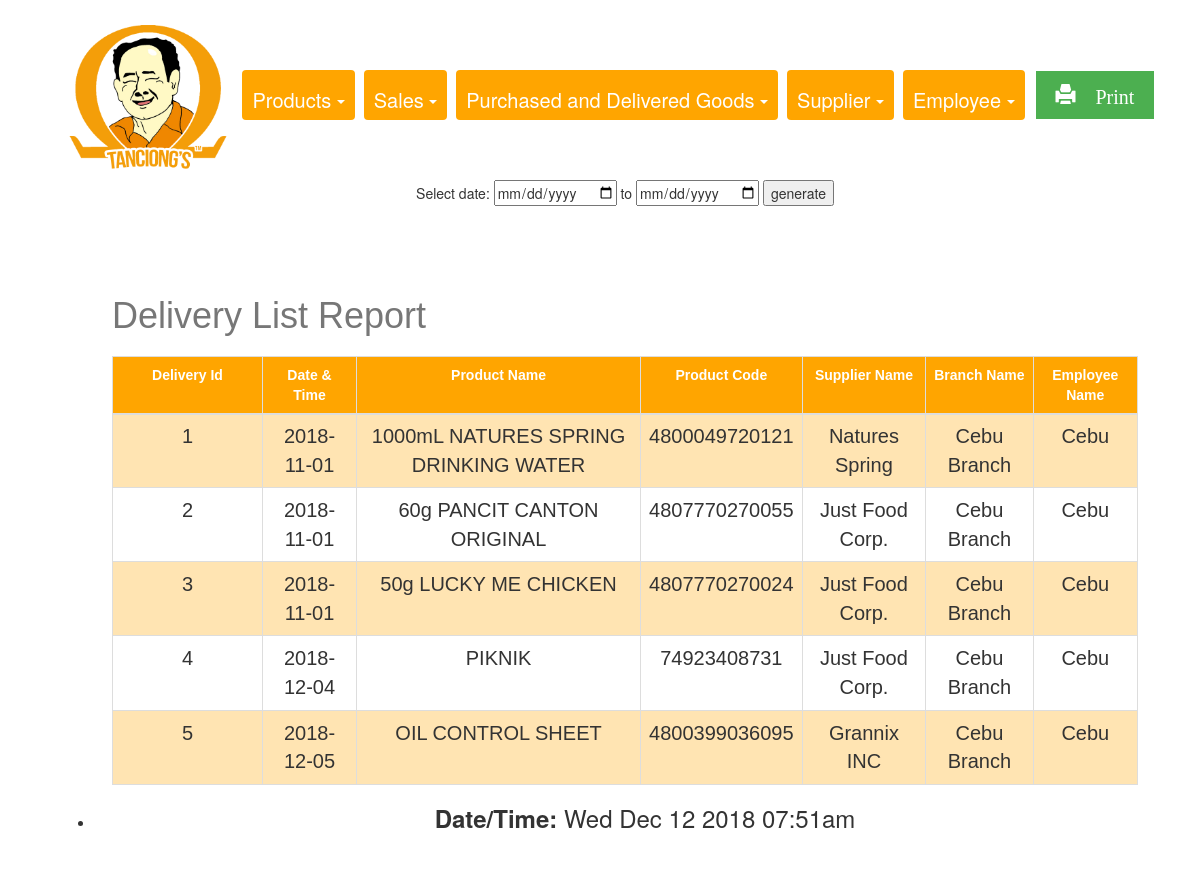
Screenshot of /REPORTS/deliveryReport.php with the database file from the repository.
### tables this page shows
CREATE TABLE `delivery` (
  `delivery_id` int(11) NOT NULL,
  `dateDelivered` date DEFAULT NULL,
  `product_id` int(11) DEFAULT NULL,
  `product_code` bigint(20) DEFAULT NULL,
  `product_name` varchar(255) DEFAULT NULL,
  `delivery_quantity` int(11) DEFAULT NULL,
  `supplier_id` int(11) DEFAULT NULL,
  `expiry_date` date DEFAULT NULL,
  `employee_id` int(11) DEFAULT NULL
);

CREATE TABLE `product` (
  `product_id` int(11) NOT NULL,
  `product_code` bigint(20) DEFAULT NULL,
  `product_name` varchar(255) DEFAULT NULL,
  `product_type` tinyint(1) DEFAULT NULL,
  `standard_cost` float(255,2) DEFAULT NULL,
  `markup` float(255,2) DEFAULT NULL,
  `list_price` float(255,2) AS (standard_cost + markup) VIRTUAL,
  `stock_id` int(11) DEFAULT NULL,
  `restockCount` int(11) DEFAULT NULL,
  `category_id` int(11) DEFAULT NULL,
  `branch_id` int(11) DEFAULT NULL,
  `deleteStatus` tinyint(4) DEFAULT NULL
);

CREATE TABLE `supplier` (
  `supplier_id` int(11) NOT NULL,
  `supplier_name` varchar(255) DEFAULT NULL,
  `supplier_address` varchar(255) DEFAULT NULL,
  `supplier_email` varchar(255) DEFAULT NULL,
  `supplier_contactnumber` varchar(255) DEFAULT NULL,
  `supplier_contactperson` varchar(255) DEFAULT NULL,
  `deleteStatus` tinyint(4) DEFAULT NULL
);

CREATE TABLE `branch` (
  `branch_id` int(11) NOT NULL,
  `branch_name` varchar(50) DEFAULT NULL
);

CREATE TABLE `employee` (
  `employee_id` int(11) NOT NULL,
  `employee_firstname` varchar(255) DEFAULT NULL,
  `employee_lastname` varchar(255) DEFAULT NULL,
  `employee_username` varchar(255) DEFAULT NULL,
  `employee_password` varchar(255) DEFAULT NULL,
  `employee_email` varchar(255) DEFAULT NULL,
  `employee_contactnumber` varchar(15) DEFAULT NULL,
  `employee_tinNumber` varchar(255) DEFAULT NULL,
  `employee_philHealth` varchar(255) DEFAULT NULL,
  `employee_sssNumber` varchar(255) DEFAULT NULL,
  `employee_address` varchar(255) DEFAULT NULL,
  `branch_id` int(11) DEFAULT NULL,
  `role_id` tinyint(4) DEFAULT NULL,
  `deleteStatus` tinyint(4) DEFAULT NULL
);

### REPORTS/deliveryReport.php (the view, shortened to what this page needs)
<!DOCTYPE html>
<html>
<head>
  <link rel="stylesheet" href="https://maxcdn.bootstrapcdn.com/bootstrap/3.3.7/css/bootstrap.min.css">
  <link rel="stylesheet" type="text/css" href="report.css">
</head>
<body>
<center>
<div class="container-fluid1">
<div class= "choices">
<img class="img1" src="pic.png">
<div class="btn-group">
  <a class="btn dropdown-toggle" data-toggle="dropdown">
   Products
    <span class="caret"></span>
  </a>
</div>
<div class="btn-group">
  <a class="btn dropdown-toggle" data-toggle="dropdown">
    Sales
    <span class="caret"></span>
  </a>
</div>
<div class="btn-group">
  <a class="btn dropdown-toggle" data-toggle="dropdown">
   Purchased and Delivered Goods
    <span class="caret"></span>
  </a>
</div>
<div class="btn-group">
  <a class="btn dropdown-toggle" data-toggle="dropdown">
   Supplier
    <span class="caret"></span>
  </a>
</div>
<div class="btn-group">
  <a class="btn dropdown-toggle" data-toggle="dropdown">
   Employee
    <span class="caret"></span>
  </a>
</div>
<div class="btn-group">
  <a class="button" href="deliveryPrint.php"  target="_blank"><span class="glyphicon glyphicon-print"> Print</span>
  </a>
</div>
</div>
<div class="container">
<form action  = 'deliveryReport.php' method="GET">
          Select date: <input type="date" name="startdate"
                        value="<?php if(isset($_GET['startdate'])) echo $_GET['startdate']; ?>"> to
            <input type="date" name="enddate"
                value="<?php if(isset($_GET['enddate'])) echo $_GET['enddate']; ?>">
            <input type="submit" value="generate" name="generate" >
            <div>
        </form>
<center><table class='table'>
                                <caption>
                                <h1>Delivery List Report</h1>
                                </caption>
                                    <tr style='width: 100px;'>
                                        <th style='width: 150px;'>Delivery Id</th>
                                        <th>Date & Time</th>
                                       <th>Product Name</th>
                                        <th>Product Code</th>
                                        <th>Supplier Name</th>
                                       <th>Branch Name</th>
                                      <th>Employee Name</th>
</tr>
<tbody>
                <tr>
<?php
                    require_once 'connection.php'; ?>
                    <br><br><br>
                    <?php
                    if(isset($_GET['startdate']) && isset($_GET['enddate'])){
                    $sql = mysqli_query($conn,  "SELECT  delivery.delivery_id, delivery.dateDelivered, product.product_id, product.product_name, product.product_code, delivery.delivery_quantity, supplier.supplier_id, supplier.supplier_name,employee.employee_id, employee.employee_firstname, delivery.expiry_date, branch.branch_id, branch.branch_name
                    FROM delivery, product, supplier, branch, employee
                    WHERE delivery.supplier_id =supplier.supplier_id AND
                    employee.branch_id= branch.branch_id AND
                    delivery.employee_id= employee.employee_id
                    AND delivery.product_id= product.product_id
                    AND delivery.dateDelivered >= '$_GET[startdate]'
            AND delivery.dateDelivered <= '$_GET[enddate]'
                    ORDER BY delivery_id ASC");
                     }else {
                       $sql = mysqli_query($conn,  "SELECT  delivery.delivery_id, delivery.dateDelivered, product.product_id, product.product_name, product.product_code, delivery.delivery_quantity, supplier.supplier_id, supplier.supplier_name,employee.employee_id, employee.employee_firstname, delivery.expiry_date, branch.branch_id, branch.branch_name
                    FROM delivery, product, supplier, branch, employee
                    WHERE delivery.supplier_id =supplier.supplier_id AND
                    employee.branch_id= branch.branch_id AND
                    delivery.employee_id= employee.employee_id
                    AND delivery.product_id= product.product_id
                    ORDER BY delivery_id ASC");
}
                        while($row= mysqli_fetch_assoc($sql)){
                                    echo "<tr>";
                                        echo "<td> ", "<center>". $row['delivery_id'] . "</center>", "</td>";
                                        echo "<td> ","<center>". $row['dateDelivered'] . "</center>","</td>";
                                        echo "<td> ", "<center>". $row['product_name'] . "</center>","</td>";
                                        echo "<td>", "<center>". $row['product_code'] ."</center>", "</td>";
                                        echo "<td> ", "<center>". $row['supplier_name'] . "</center>", "</td>";
                                        echo "<td> ", "<center>". $row['branch_name'] . "</center>", "</td>";
                                        echo "<td> ", "<center>". $row['employee_firstname'] . "</center>", "</td>";
                      }
                    ?>
</center>
            <ul class=date1>
     <li><h3><b>Date/Time: </b><span id="date"></h3></li>
</ul>
</body>
</html>

### REPORTS/report.css (style rules this page uses)
body { padding-left: 20px; padding-bottom: 30px; padding-top: 0px; }
.container-fluid1 { padding: 5px 20px; padding-top: 10px; }
.btn-group { padding-left: 5px; padding-right: 0px; padding-top: 15px; padding-bottom:15px; }
.btn { background-color: orange; color: white; padding-top: 16px; padding-left: 16px; padding-right: 10px; font-size: 20px; border: none; padding-left: 10px; }
.img1 { width: 170px; }
.table { font-family: "Trebuchet MS", Arial, Helvetica, sans-serif; border-collapse: collapse; margin-left: auto; margin-right: auto; width: 90%; }
.table td, .table th { border: 1px solid #ddd; padding-left: 12px; padding-right: 12px; padding-bottom: 5px; padding-top:12px; font-size: 20px; }
.table tr:nth-child(even) { background-color: #ffe4b2; }
.table th { padding-top: 20px; padding-bottom: 20px; padding-right: 12px; padding-left: 12px; text-align: center; background-color:#ffa500; color: white; font-size: 14px; }
h1 { padding-top: 2px; padding-bottom: 2px; }
.button { background-color: #4CAF50; border: none; color: white; padding-top: 10px; padding-bottom: 10px; padding-right: 20px; padding-left: 20px; text-align: center; text-decoration: none; display: inline-block; font-size: 20px; margin: 4px 2px; cursor: pointer; }

### rows the page displays
delivery: delivery_id "1", dateDelivered "2018-11-01", product.product_name "1000mL NATURES SPRING DRINKING WATER", product.product_code "4800049720121", supplier.supplier_name "Natures Spring", branch.branch_name "Cebu Branch", employee.employee_firstname "Cebu"
delivery: delivery_id "2", dateDelivered "2018-11-01", product.product_name "60g PANCIT CANTON ORIGINAL", product.product_code "4807770270055", supplier.supplier_name "Just Food Corp.", branch.branch_name "Cebu Branch", employee.employee_firstname "Cebu"
delivery: delivery_id "3", dateDelivered "2018-11-01", product.product_name "50g LUCKY ME CHICKEN", product.product_code "4807770270024", supplier.supplier_name "Just Food Corp.", branch.branch_name "Cebu Branch", employee.employee_firstname "Cebu"
delivery: delivery_id "4", dateDelivered "2018-12-04", product.product_name "PIKNIK", product.product_code "74923408731", supplier.supplier_name "Just Food Corp.", branch.branch_name "Cebu Branch", employee.employee_firstname "Cebu"
delivery: delivery_id "5", dateDelivered "2018-12-05", product.product_name "OIL CONTROL SHEET", product.product_code "4800399036095", supplier.supplier_name "Grannix INC", branch.branch_name "Cebu Branch", employee.employee_firstname "Cebu"
